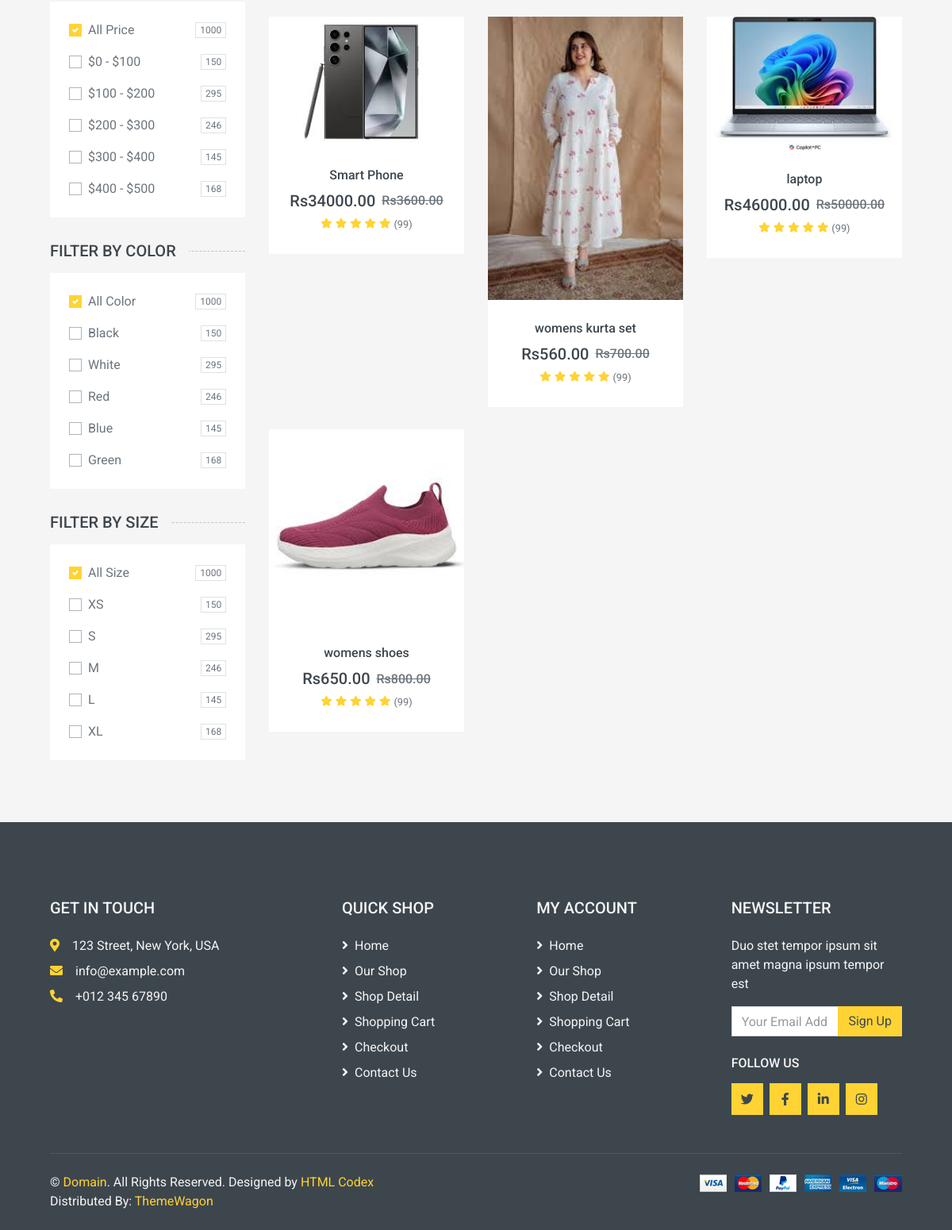
The page /shop/ (lower part) on the database as committed earlier.
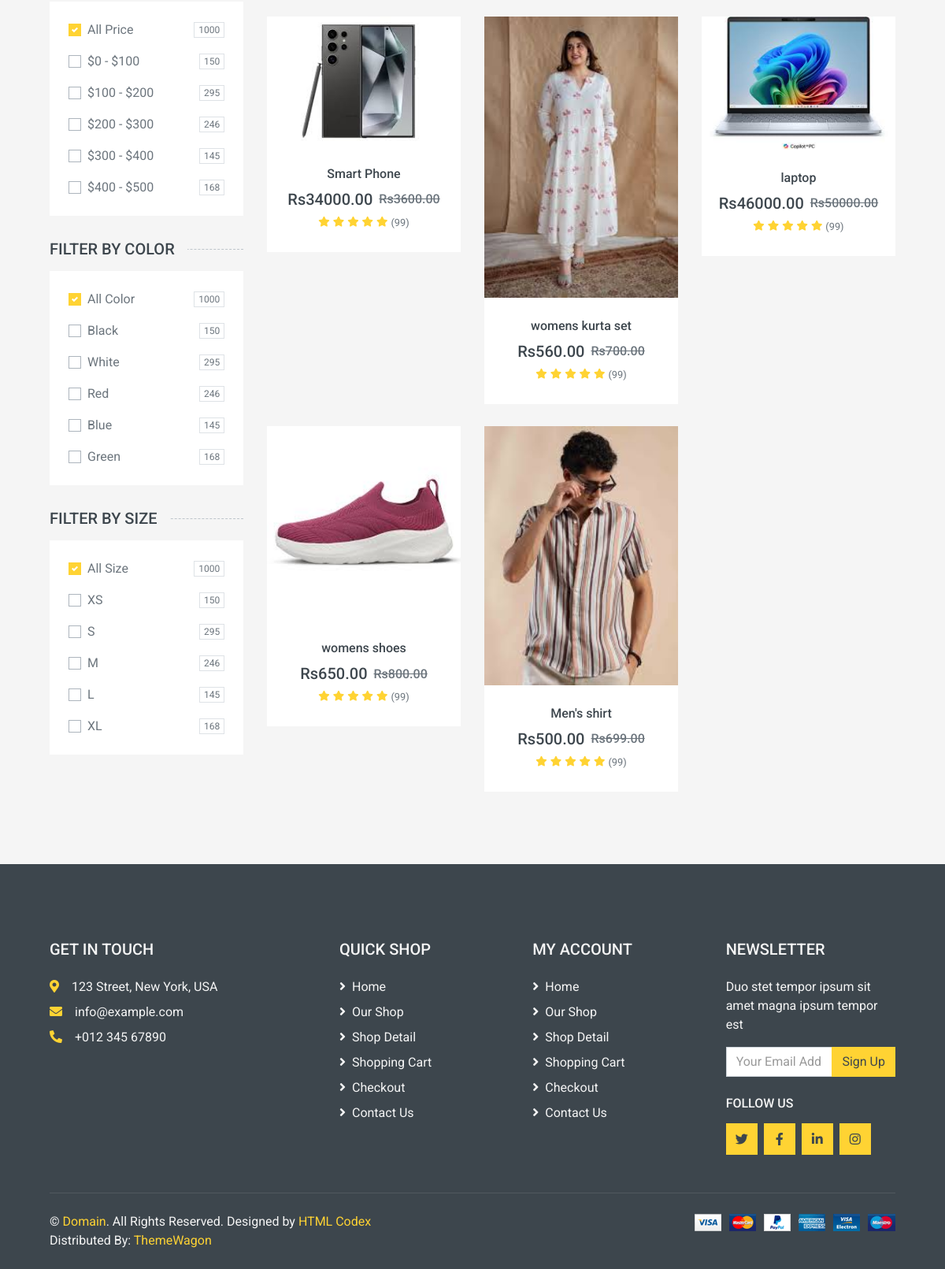
The same page on the database as committed later.
### multishopapp/models.py (models this page shows)
class products(models.Model):
    productName=models.CharField(max_length=100)
    description=models.TextField(max_length=150)
    category=models.CharField(max_length=100)
    brand=models.CharField(max_length=100)
    tag=models.CharField(max_length=50)
    price=models.DecimalField(max_digits=10,decimal_places=2)
    comparePrice=models.DecimalField(max_digits=10,decimal_places=2,null=True)
    cost=models.DecimalField(max_digits=10,decimal_places=2)
    stock=models.IntegerField()
    sku=models.CharField(max_length=100,unique=True)
    option=models.CharField(max_length=100,null=True)
    value=models.CharField(max_length=100,null=True)
    priceAdjustment=models.DecimalField(max_digits=10,decimal_places=2,null=True)
    image=models.ImageField(upload_to='products/',null=True)
    weight=models.DecimalField(max_digits=10,decimal_places=2,null=True)
    dimensions=models.CharField(max_length=100,null=True)
    isActive=models.BooleanField(default=True)

### multishopapp/views.py (the view)
# urls.py: path("shop/",views.shop,name='shop'),
def shop(request):
    form = products.objects.all()
    return render(request,'shop.html',{'form':form})

### multishopapp/templates/shop.html (shortened to what the changed rows need)
{% extends 'base.html' %}
{% load static %}
{% block content%}
<!DOCTYPE html>
<html lang="en">
<head>
</head>
<body>
    <div class="container-fluid">
        <div class="row px-xl-5">
            <div class="col-lg-9 col-md-8">
                <div class="row pb-3">
                {% for i in form %}
                    <div class="col-lg-4 col-md-6 col-sm-6 pb-1">
                        <div class="product-item bg-light mb-4">
                            <div class="product-img position-relative overflow-hidden">
                                <img class="img-fluid w-100" src="{{ i.image.url }}" alt="{{ i.productName}}">
                                <div class="product-action">
                                </div>
                            </div>
                            <div class="text-center py-4">
                                <a class="h6 text-decoration-none text-truncate" href="">{{ i.productName }}</a>
                                <div class="d-flex align-items-center justify-content-center mt-2">
                                    <h5>Rs{{ i.price }}</h5>
                                    <h6 class="text-muted ml-2"><del>Rs{{ i.comparePrice}}</del></h6>
                                </div>
                                <div class="d-flex align-items-center justify-content-center mb-1">
                                    <small class="fa fa-star text-primary mr-1"></small>
                                    <small class="fa fa-star text-primary mr-1"></small>
                                    <small class="fa fa-star text-primary mr-1"></small>
                                    <small class="fa fa-star text-primary mr-1"></small>
                                    <small class="fa fa-star text-primary mr-1"></small>
                                    <small>(99)</small>
                                </div>
                            </div>
                        </div>
                    </div>
                {% endfor %}
                </div>
            </div>
        </div>
    </div>
</body>
</html>
{% endblock %}

Rows that differ between the two databases and show on the page:
added products: image (picture), productName "Men's shirt", price "500.00", comparePrice "699.00"
